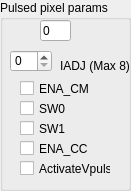
     <widget class="QGroupBox" name="GBPulsedPixelParams_2">
      <property name="geometry">
       <rect>
        <x>20</x>
        <y>40</y>
        <width>131</width>
        <height>191</height>
       </rect>
      </property>
      <property name="title">
       <string>Pulsed pixel params</string>
      </property>
      <widget class="QLabel" name="Indicator_IADJ_PixConf_5">
       <property name="geometry">
        <rect>
         <x>60</x>
         <y>50</y>
         <width>71</width>
         <height>31</height>
        </rect>
       </property>
       <property name="text">
        <string>IADJ (Max 8)</string>
       </property>
      </widget>
      <widget class="QCheckBox" name="ChBPulsingPP_ENA_CC_Data_PixConf_2">
       <property name="geometry">
        <rect>
         <x>20</x>
         <y>140</y>
         <width>81</width>
         <height>17</height>
        </rect>
       </property>
       <property name="text">
        <string>ENA_CC</string>
       </property>
      </widget>
      <widget class="QCheckBox" name="ChBPulsingPP_Act_Pulse_Data_PixConf_2">
       <property name="geometry">
        <rect>
         <x>20</x>
         <y>160</y>
         <width>91</width>
         <height>17</height>
        </rect>
       </property>
       <property name="text">
        <string>ActivateVpulse</string>
       </property>
      </widget>
      <widget class="QCheckBox" name="ChBPulsingPP_SW1_Data_PixConf_2">
       <property name="geometry">
        <rect>
         <x>20</x>
         <y>120</y>
         <width>81</width>
         <height>17</height>
        </rect>
       </property>
       <property name="text">
        <string>SW1</string>
       </property>
      </widget>
      <widget class="QCheckBox" name="ChBPulsingPP_SW0_Data_PixConf_2">
       <property name="geometry">
        <rect>
         <x>20</x>
         <y>100</y>
         <width>81</width>
         <height>17</height>
        </rect>
       </property>
       <property name="text">
        <string>SW0</string>
       </property>
      </widget>
      <widget class="QSpinBox" name="SBPulsingPulsed_IADJ_Data_PixConf_2">
       <property name="geometry">
        <rect>
         <x>10</x>
         <y>50</y>
         <width>42</width>
         <height>22</height>
        </rect>
       </property>
       <property name="maximum">
        <number>7</number>
       </property>
      </widget>
      <widget class="QCheckBox" name="ChBPulsingPP_ENA_CM_Data_PixConf_2">
       <property name="geometry">
        <rect>
         <x>20</x>
         <y>80</y>
         <width>81</width>
         <height>17</height>
        </rect>
       </property>
       <property name="text">
        <string>ENA_CM</string>
       </property>
      </widget>
      <widget class="QLineEdit" name="LEPulsingPPRegValue_2">
       <property name="geometry">
        <rect>
         <x>40</x>
         <y>20</y>
         <width>31</width>
         <height>21</height>
        </rect>
       </property>
       <property name="text">
        <string>0</string>
       </property>
      </widget>
     </widget>
